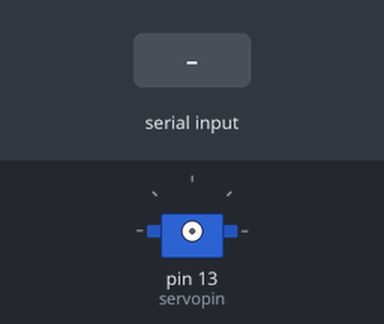
Bench run of a sketch on a simulated Arduino Uno, built with avr-gcc and run on an emulated ATmega328P. Parts: servo. Wiring (inferred from the names in the program): servo: signal pin 13. Inputs (shaded band) come from the test bench. Servo pulses on a pin are drawn as a servo (544–2400 µs = 0–180°); what the sketch prints to the serial monitor is not drawn.

Above: at 1.2 s.
1.3 s: "q" received over Serial
2.8 s: "w" received over Serial
At 3.3 s:
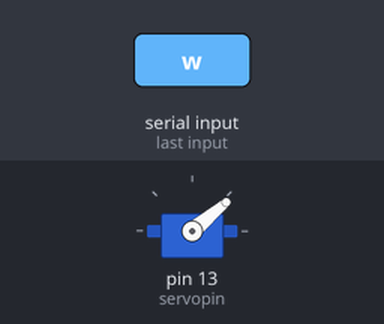
Timing chart, 0 to 5.8 s (numbered marks = the images above; inputs shaded):
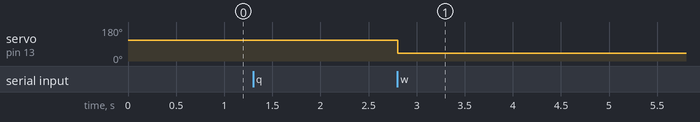

The sketch:

Servo_test.ino
```cpp
int servopin=13;//定义数字接口13 连接伺服舵机信号线
int pulsewidth;//定义脉宽变量
int val;
int openPos = 110;  //开门位置
int closePos = 40;  //关门位置

void servopulse(int servopin,int myangle)//定义一个脉冲函数
  {
  pulsewidth=(myangle*11)+500;//将角度转化为500-2480 的脉宽值
  for(int i=0;i<=50;i++){
    digitalWrite(servopin,HIGH);//将舵机接口电平至高
    delayMicroseconds(pulsewidth);//延时脉宽值的微秒数
    digitalWrite(servopin,LOW);//将舵机接口电平至低
    delay(20-pulsewidth/1000);
  }
}

void setup()
  {
  pinMode(servopin,OUTPUT);//设定舵机接口为输出接口
  Serial.begin(9600);//连接到串行端口，波特率为9600
  Serial.println("servo=o_seral_simple ready" ) ;
  }

void loop()
{
  val=Serial.read();//读取串行端口的值
  if(val == 'q'){
    servopulse(servopin,openPos);//引用脉冲函数
  }else if(val == 'w'){
    servopulse(servopin,closePos);//引用脉冲函数
  }
}
```

Measured:
- after the input at 2.8 s, servo on pin 13 (servopin): 110° → 40° at once
